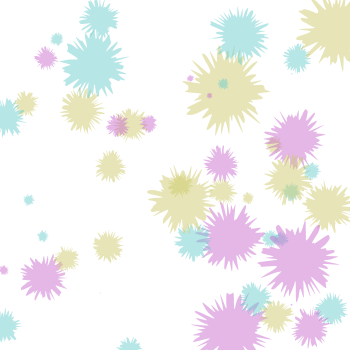
Frame 1 (no input)
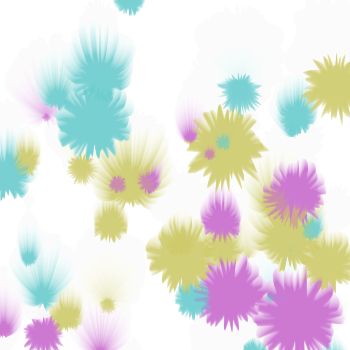
Frame 60 (the mouse pressed at the canvas centre just before this capture)
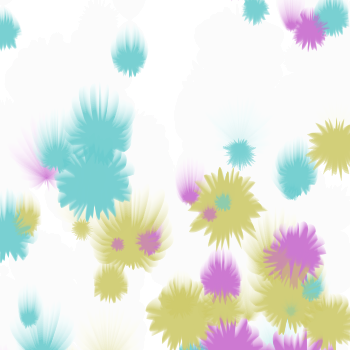
Frame 120 (the mouse held since frame 60 and released just before this capture)

The Processing sketch that drew these frames (run headless with seeded random() and noise(); from frame 60 on, the mouse is pressed at the canvas centre):

// Processing sketch: processing_155023
// ── processing_155023.pde

Paint[] paints = new Paint[50];

void setup() {
  size(350, 350);
  colorMode(HSB, 360, 100, 100);
  background(360);
  //noLoop();

  for (int i = 0; i < paints.length; i++) {
    paints[i] = new Paint();
  }
}


void draw() {
  //background(360);
  fill(360, 30);
  noStroke();
  rect(0, 0, width, height);

  for (int i = 0; i < paints.length; i++) {
    paints[i].move();
    paints[i].display();
  }
}

class Paint {
  float[] R = new float[100];
  float x = random(width);
  float y = random(height);
  float amp = random(1, 5);
  color[] c = new color[3];
  color mycolor;

  float t = random(TWO_PI);

  Paint() {
    for (int i = 0; i < R.length; i++) {
      R[i] = random(5, 10) * amp;
    }

    c[0] = color(296, 50, 80);
    c[1] = color(181, 50, 80);
    c[2] = color(58, 50, 80);

    mycolor = c[(int)random(3)];
  }

  void move() {
    y += 1;
    t += 0.05;
    if (y > height+ 10 * amp * 2) {
      y = -10*amp;
    }
  }

  void display() {
    noStroke();
    fill(mycolor, 120);
    beginShape();

    //curveVertex(width/2+R[0]*cos(radians(360*0/R.length)), height/2+R[0]*sin(radians(360*0/R.length)));
    curveVertex(x+(R[0]*abs(sin(t)))*cos(radians(360*0/R.length)), y+R[0]*abs(sin(t))*sin(radians(360*0/R.length)));

    for (int i = 0; i < R.length; i++) {

      curveVertex(x+R[i]*abs(sin(t))*cos(radians(360*i/R.length)), y+R[i]*abs(sin(t))*sin(radians(360*i/R.length)));
    }
    //  curveVertex(width/2+R[0]*cos(radians(360*0/R.length)), height/2+R[0]*sin(radians(360*0/R.length)));
    curveVertex(x+R[1]*abs(sin(t))*cos(radians(360*1/R.length)), y+R[1]*abs(sin(t))*sin(radians(360*1/R.length)));

    endShape();
  }
}
